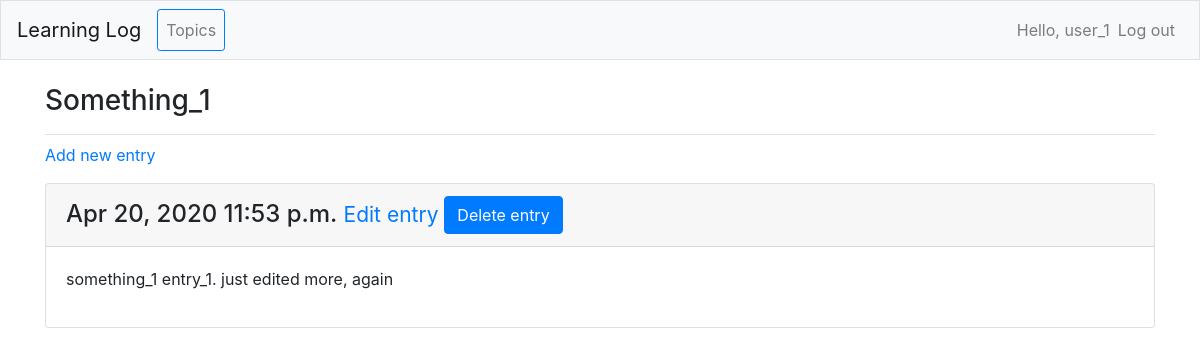
/topics/7/ (signed in), run on an earlier commit of the app's database.
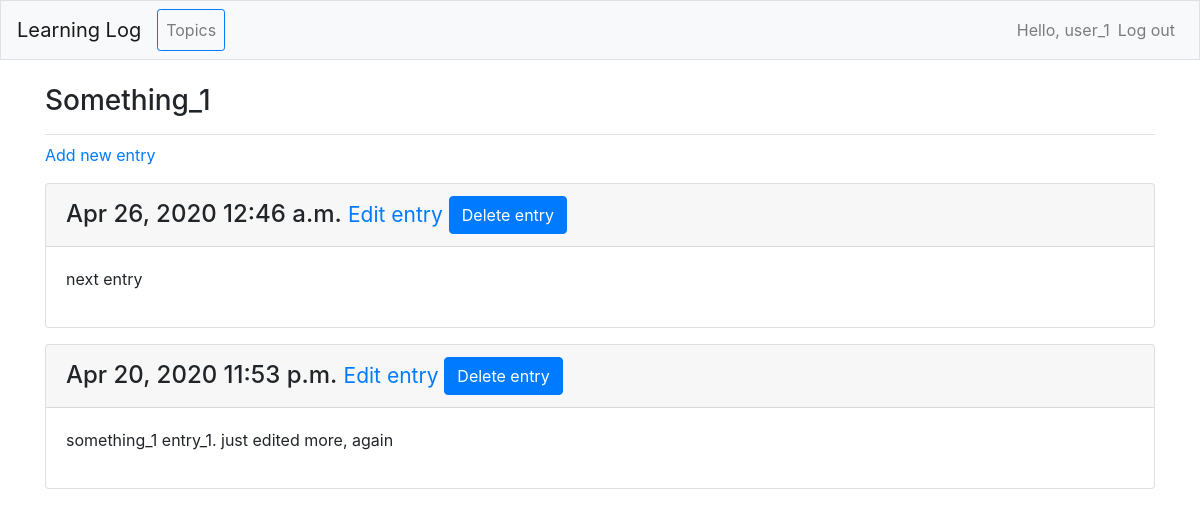
And on a later commit of the database.
### learning_logs/models.py (models this page shows, shortened)
class Entry(models.Model): # inherit from Django's base Model class
    topic = models.ForeignKey(Topic,  on_delete=models.CASCADE)  # connects entry to a topic
    text = models.TextField()
    date_added = models.DateTimeField(auto_now_add=True)
    class Meta:
        verbose_name_plural = 'entries'

### learning_logs/views.py (the view)
# urls.py: path('topics/<int:topic_id>/', views.topic, name = 'topic'),
@login_required
def topic(request, topic_id):
    topic = Topic.objects.get(id=topic_id)
    check_topic_owner(topic, request)
    entries = topic.entry_set.order_by('-date_added')
    context = {'topic': topic, 'entries': entries}
    return render(request, 'learning_logs/topic.html', context)

### learning_logs/models.py (called while the page is built)
    def __str__(self):
        return self.text

### learning_logs/views.py (called while the page is built)
def check_topic_owner(topic, request):
    if topic.owner != request.user:
        raise Http404

### learning_logs/templates/learning_logs/topic.html (shortened to what this page needs)
{% extends 'learning_logs/base.html' %}
{% block page_header %}
    <h3>{{topic}} </h3>
{% endblock page_header %}
{% block content %}
<p>
    <a href = "{% url 'learning_logs:new_entry' topic.id %}"> Add new entry </a>
</p>
{% for entry in entries %}
    <div class="card mb-3">
        <h4 class = "card-header">
            {{ entry.date_added|date:'M d, Y h:i a' }}
            <small>
                <a href = "{% url 'learning_logs:edit_entry' entry.id %}"> Edit entry </a>
            </small>
            <button type = "button" class="btn btn-primary" data-toggle="modal" data-target="#ModalCenter"> Delete entry </button>
        </h4>
        <div class="card-body">
            {{ entry.text|linebreaks }}
        </div>
    </div>
{% empty %}
    <li> There are no entries for this topic yet </li>
{% endfor %}
{% endblock content %}

What changed in the data, as far as the page shows it:
added Entry: date_added "Apr 26, 2020 12:46 a.m.", text "next entry"
